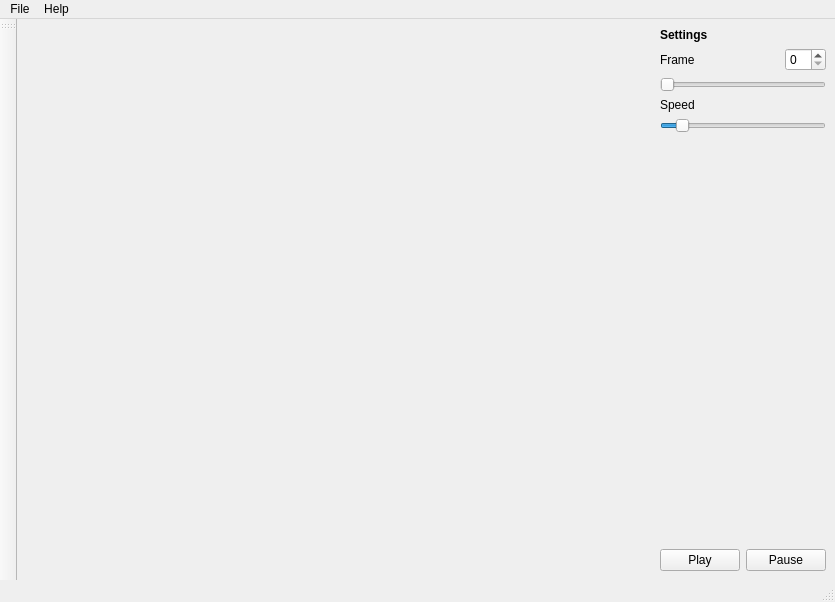
<?xml version="1.0" encoding="UTF-8"?>
<ui version="4.0">
 <class>MainWindow</class>
 <widget class="QMainWindow" name="MainWindow">
  <property name="geometry">
   <rect>
    <x>0</x>
    <y>0</y>
    <width>835</width>
    <height>602</height>
   </rect>
  </property>
  <property name="windowTitle">
   <string>MainWindow</string>
  </property>
  <widget class="QWidget" name="centralWidget">
   <layout class="QHBoxLayout" name="horizontalLayout">
    <property name="margin">
     <number>0</number>
    </property>
    <item>
     <layout class="QVBoxLayout" name="mainLayout" stretch="0">
      <property name="spacing">
       <number>0</number>
      </property>
      <property name="sizeConstraint">
       <enum>QLayout::SetDefaultConstraint</enum>
      </property>
      <item>
       <spacer name="horizontalSpacer">
        <property name="orientation">
         <enum>Qt::Horizontal</enum>
        </property>
        <property name="sizeType">
         <enum>QSizePolicy::Expanding</enum>
        </property>
        <property name="sizeHint" stdset="0">
         <size>
          <width>16777215</width>
          <height>20</height>
         </size>
        </property>
       </spacer>
      </item>
     </layout>
    </item>
    <item>
     <layout class="QVBoxLayout" name="verticalLayout" stretch="0,0,0,0,0,0,0,0">
      <property name="sizeConstraint">
       <enum>QLayout::SetDefaultConstraint</enum>
      </property>
      <property name="leftMargin">
       <number>6</number>
      </property>
      <property name="topMargin">
       <number>9</number>
      </property>
      <property name="rightMargin">
       <number>9</number>
      </property>
      <property name="bottomMargin">
       <number>9</number>
      </property>
      <item>
       <widget class="QLabel" name="label">
        <property name="font">
         <font>
          <weight>75</weight>
          <bold>true</bold>
         </font>
        </property>
        <property name="text">
         <string>Settings</string>
        </property>
       </widget>
      </item>
      <item>
       <layout class="QHBoxLayout" name="horizontalLayout_2">
        <item>
         <widget class="QLabel" name="frameLbl">
          <property name="text">
           <string>Frame</string>
          </property>
         </widget>
        </item>
        <item>
         <spacer name="horizontalSpacer_3">
          <property name="orientation">
           <enum>Qt::Horizontal</enum>
          </property>
          <property name="sizeHint" stdset="0">
           <size>
            <width>1000</width>
            <height>20</height>
           </size>
          </property>
         </spacer>
        </item>
        <item>
         <widget class="QSpinBox" name="frame"/>
        </item>
       </layout>
      </item>
      <item>
       <widget class="QSlider" name="frameSlider">
        <property name="orientation">
         <enum>Qt::Horizontal</enum>
        </property>
       </widget>
      </item>
      <item>
       <widget class="QLabel" name="label_3">
        <property name="text">
         <string>Speed</string>
        </property>
       </widget>
      </item>
      <item>
       <widget class="QSlider" name="speedSlider">
        <property name="value">
         <number>10</number>
        </property>
        <property name="orientation">
         <enum>Qt::Horizontal</enum>
        </property>
       </widget>
      </item>
      <item>
       <spacer name="verticalSpacer">
        <property name="orientation">
         <enum>Qt::Vertical</enum>
        </property>
        <property name="sizeHint" stdset="0">
         <size>
          <width>20</width>
          <height>40</height>
         </size>
        </property>
       </spacer>
      </item>
      <item>
       <spacer name="horizontalSpacer_2">
        <property name="orientation">
         <enum>Qt::Horizontal</enum>
        </property>
        <property name="sizeType">
         <enum>QSizePolicy::Maximum</enum>
        </property>
        <property name="sizeHint" stdset="0">
         <size>
          <width>40</width>
          <height>20</height>
         </size>
        </property>
       </spacer>
      </item>
      <item>
       <layout class="QHBoxLayout" name="horizontalLayout_3" stretch="10,10">
        <property name="sizeConstraint">
         <enum>QLayout::SetFixedSize</enum>
        </property>
        <item>
         <widget class="QPushButton" name="playBtn">
          <property name="sizePolicy">
           <sizepolicy hsizetype="MinimumExpanding" vsizetype="Fixed">
            <horstretch>0</horstretch>
            <verstretch>0</verstretch>
           </sizepolicy>
          </property>
          <property name="text">
           <string>Play</string>
          </property>
         </widget>
        </item>
        <item>
         <widget class="QPushButton" name="pauseBtn">
          <property name="sizePolicy">
           <sizepolicy hsizetype="MinimumExpanding" vsizetype="Fixed">
            <horstretch>0</horstretch>
            <verstretch>0</verstretch>
           </sizepolicy>
          </property>
          <property name="text">
           <string>Pause</string>
          </property>
         </widget>
        </item>
       </layout>
      </item>
     </layout>
    </item>
   </layout>
  </widget>
  <widget class="QMenuBar" name="menuBar">
   <property name="geometry">
    <rect>
     <x>0</x>
     <y>0</y>
     <width>835</width>
     <height>25</height>
    </rect>
   </property>
   <widget class="QMenu" name="menuFile">
    <property name="title">
     <string>File</string>
    </property>
    <addaction name="actionOpen"/>
    <addaction name="separator"/>
    <addaction name="actionExit"/>
   </widget>
   <widget class="QMenu" name="menuHelp">
    <property name="title">
     <string>Help</string>
    </property>
    <addaction name="actionHelp"/>
    <addaction name="actionAbout"/>
   </widget>
   <addaction name="menuFile"/>
   <addaction name="menuHelp"/>
  </widget>
  <widget class="QToolBar" name="mainToolBar">
   <attribute name="toolBarArea">
    <enum>LeftToolBarArea</enum>
   </attribute>
   <attribute name="toolBarBreak">
    <bool>false</bool>
   </attribute>
  </widget>
  <widget class="QStatusBar" name="statusBar"/>
  <action name="actionOpen">
   <property name="text">
    <string>Open</string>
   </property>
   <property name="shortcut">
    <string>Ctrl+O</string>
   </property>
  </action>
  <action name="actionExit">
   <property name="text">
    <string>Exit</string>
   </property>
   <property name="shortcut">
    <string>Ctrl+Q</string>
   </property>
  </action>
  <action name="actionHelp">
   <property name="text">
    <string>Context Help</string>
   </property>
   <property name="shortcut">
    <string>F1</string>
   </property>
  </action>
  <action name="actionAbout">
   <property name="text">
    <string>About</string>
   </property>
  </action>
 </widget>
 <layoutdefault spacing="6" margin="11"/>
 <resources/>
 <connections/>
</ui>
